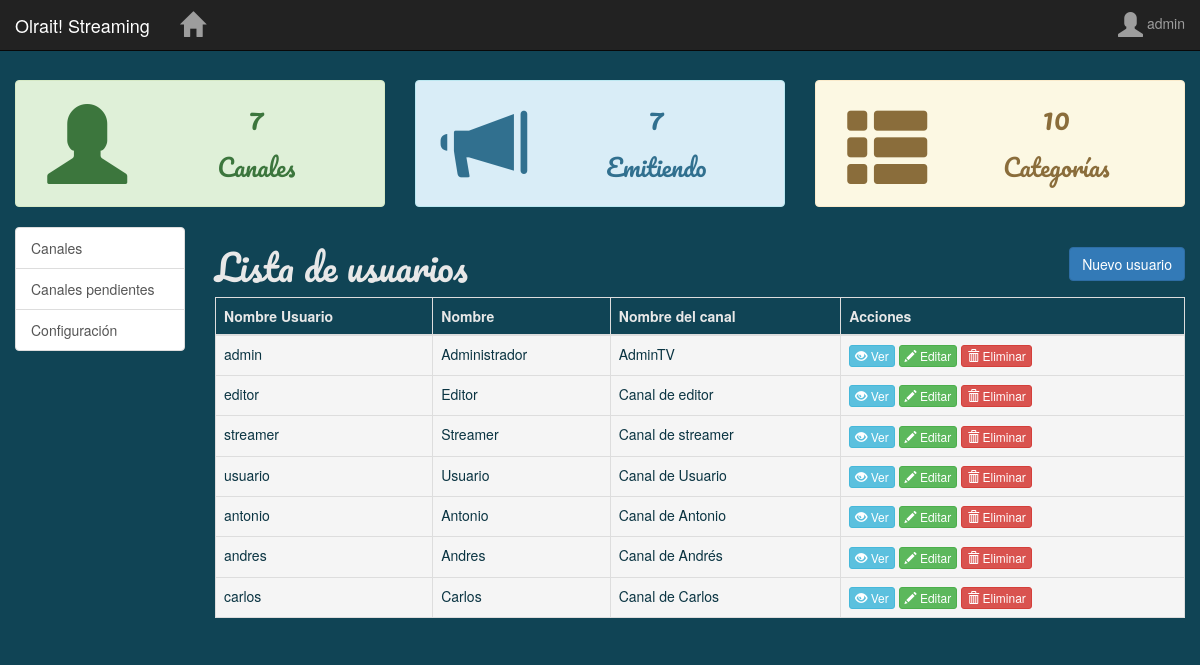
Page /administracion/canales.php (signed in) on the committed database.
### tables this page shows
CREATE TABLE `usuarios` (
  `id` int(11) UNSIGNED NOT NULL,
  `nombre_usuario` text NOT NULL,
  `contrasena` text NOT NULL,
  `nombre` text NOT NULL,
  `correo` text NOT NULL,
  `descripcion` longtext,
  `grupo` int(11) NOT NULL,
  `fecha_creacion` timestamp NOT NULL DEFAULT CURRENT_TIMESTAMP,
  `titulo_canal` text NOT NULL,
  `descripcion_canal` longtext,
  `imagen_canal` text,
  `visitas` int(11) NOT NULL,
  `votos` int(11) NOT NULL,
  `id_categoria` int(11) NOT NULL,
  `emitiendo` tinyint(1) NOT NULL,
  `imagen_perfil` text,
  `token` text NOT NULL,
  `token_creado` timestamp NOT NULL DEFAULT '0000-00-00 00:00:00',
  `tipo_emision` text NOT NULL
);

### modelos/conexion.php (called while the page is built, shortened)
<?php
function conectarDB() {
	$servidor = "localhost";
	$usuario = "root";
	$contrasena = "";
	$baseDeDatos = "olrait";
	return mysqli_connect($servidor, $usuario, $contrasena, $baseDeDatos);
}
function hacerListado($consulta) {
	$enlace = conectarDB();
	mysqli_set_charset($enlace, 'utf8');
	$resultado = mysqli_query($enlace, $consulta);
	$listado = [];
	if ($resultado) {
		while ($fila = mysqli_fetch_array($resultado, MYSQLI_ASSOC)) {
			$listado[] = $fila;
		}
	}
	return $listado;
}
?>

### administracion/canales.php (the view, shortened to what this page needs)
<?php
include_once("../modelos/conexion.php");
function obtenerTodosLosUsuarios() {
  return hacerListado("SELECT * FROM usuarios");
}
$usuarios = obtenerTodosLosUsuarios();
?>
<div class="contenido-main">
  <div class="row">
    <div class="col-md-12">
      <h1 class="pull-left">Lista de usuarios</h1>
      <a href="registroadmin.php" class="btn btn-primary pull-right btn-registro">Nuevo usuario</a>
    </div>
  </div>
  <div class="row">
    <div class="col-md-12">
      <table class="table table-bordered">
        <thead id="cabecera-usuarios">
          <tr>
            <th>Nombre Usuario</th>
            <th>Nombre</th>
            <th>Nombre del canal</th>
            <th>Acciones</th>
          </tr>
        </thead>
        <tbody>
          <?php foreach ($usuarios as $usuario): ?>
            <tr class="datos-usuarios">
              <td><?= $usuario['nombre_usuario'] ?></td>
              <td><?= $usuario['nombre'] ?></td>
              <td><?= $usuario['titulo_canal'] ?></td>
              <td>
                <a href="../verperfil.php?usuario=<?= $usuario['id'] ?>" class="btn btn-info btn-xs">
                  <span class="glyphicon glyphicon-eye-open" aria-hidden="true"></span> Ver
                </a>
                <a href="../editarusuario.php?usuario=<?= $usuario['id'] ?>" class="btn btn-success btn-xs">
                  <span class="glyphicon glyphicon-pencil" aria-hidden="true"></span> Editar
                </a>
                <a href="eliminar_usuario.php?id=<?= $usuario['id'] ?>" class="btn btn-danger btn-xs">
                  <span class="glyphicon glyphicon-trash" aria-hidden="true"></span> Eliminar
                </a>
              </td>
            </tr>
          <?php endforeach; ?>
        </tbody>
      </table>
    </div>
  </div>
</div>
<?php
include_once("./master.php");
?>

### css/styles.css (style rules this page uses)
body { padding-top: 80px; padding-bottom: 60px; background-color: #3f4245; color: #e8e8e8; background-color: rgb(16,68,85); max-width: 100%; overflow-x: hidden; }
h1, h2, h3, h4, h5, h6 { font-family: 'Olrait'; }

### administracion/canales.php (style rules this page uses)
.pag-administracion-canales { max-width: 100%; }
.btn-registro { margin-top: 20px; }
.datos-usuarios { color: rgb(10,52,66); background-color: #f5f5f5; }

### rows in the picture
usuarios: nombre_usuario "admin", nombre "Administrador", titulo_canal "AdminTV"
usuarios: nombre_usuario "editor", nombre "Editor", titulo_canal "Canal de editor"
usuarios: nombre_usuario "streamer", nombre "Streamer", titulo_canal "Canal de streamer"
usuarios: nombre_usuario "usuario", nombre "Usuario", titulo_canal "Canal de Usuario"
usuarios: nombre_usuario "antonio", nombre "Antonio", titulo_canal "Canal de Antonio"
usuarios: nombre_usuario "andres", nombre "Andres", titulo_canal "Canal de Andrés"
usuarios: nombre_usuario "carlos", nombre "Carlos", titulo_canal "Canal de Carlos"

### other values in the picture
$_SESSION["usuario"]["nombre_usuario"] "admin"
$totales["totalCanales"] "7"
$totales["totalEmitiendo"] "7"
$totales["totalCategorias"] "10"
